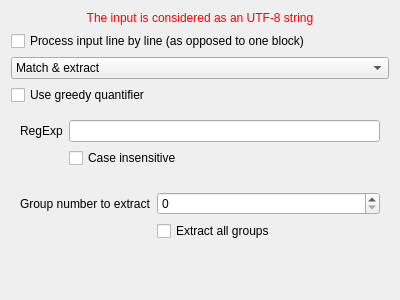
<?xml version="1.0" encoding="UTF-8"?>
<ui version="4.0">
<comment>
  * Released as open source by NCC Group Plc - http://www.nccgroup.com/
  *
  * Developed by Gabriel Caudrelier, gabriel dot caudrelier at nccgroup dot com
  *
  * https://github.com/nccgroup/pip3line
  *
  * Released under AGPL see LICENSE for more information
</comment>
 <class>RegularExpWidget</class>
 <widget class="QWidget" name="RegularExpWidget">
  <property name="geometry">
   <rect>
    <x>0</x>
    <y>0</y>
    <width>400</width>
    <height>300</height>
   </rect>
  </property>
  <property name="windowTitle">
   <string>Form</string>
  </property>
  <layout class="QVBoxLayout" name="verticalLayout">
   <item>
    <widget class="QLabel" name="label">
     <property name="styleSheet">
      <string notr="true">QLabel { color : red; }</string>
     </property>
     <property name="text">
      <string>The input is considered as an UTF-8 string</string>
     </property>
     <property name="alignment">
      <set>Qt::AlignCenter</set>
     </property>
    </widget>
   </item>
   <item>
    <widget class="QCheckBox" name="lineByLineCheckBox">
     <property name="text">
      <string>Process input line by line (as opposed to one block)</string>
     </property>
    </widget>
   </item>
   <item>
    <widget class="QComboBox" name="typeComboBox">
     <item>
      <property name="text">
       <string>Match &amp; extract</string>
      </property>
     </item>
     <item>
      <property name="text">
       <string>Match &amp; replace</string>
      </property>
     </item>
    </widget>
   </item>
   <item>
    <widget class="QCheckBox" name="greedyCheckBox">
     <property name="text">
      <string>Use greedy quantifier</string>
     </property>
    </widget>
   </item>
   <item>
    <widget class="QWidget" name="regExpWidget" native="true">
     <layout class="QFormLayout" name="formLayout">
      <property name="fieldGrowthPolicy">
       <enum>QFormLayout::ExpandingFieldsGrow</enum>
      </property>
      <item row="1" column="0">
       <widget class="QLabel" name="expLabel">
        <property name="text">
         <string>RegExp</string>
        </property>
       </widget>
      </item>
      <item row="1" column="1">
       <widget class="QLineEdit" name="regExpLineEdit"/>
      </item>
      <item row="2" column="1">
       <widget class="QCheckBox" name="caseCheckBox">
        <property name="text">
         <string>Case insensitive</string>
        </property>
       </widget>
      </item>
     </layout>
    </widget>
   </item>
   <item>
    <widget class="QStackedWidget" name="actionStackedWidget">
     <widget class="QWidget" name="extractPage">
      <layout class="QFormLayout" name="formLayout_2">
       <item row="0" column="0">
        <widget class="QLabel" name="groupLabel">
         <property name="text">
          <string>Group number to extract</string>
         </property>
        </widget>
       </item>
       <item row="0" column="1">
        <widget class="QSpinBox" name="groupSpinBox"/>
       </item>
       <item row="1" column="1">
        <widget class="QCheckBox" name="allGroupCheckBox">
         <property name="text">
          <string>Extract all groups</string>
         </property>
        </widget>
       </item>
      </layout>
     </widget>
     <widget class="QWidget" name="replacePage">
      <layout class="QFormLayout" name="formLayout_3">
       <item row="0" column="0">
        <widget class="QLabel" name="replaceLabel">
         <property name="text">
          <string>Replace with</string>
         </property>
        </widget>
       </item>
       <item row="0" column="1">
        <widget class="QLineEdit" name="replaceLineEdit"/>
       </item>
      </layout>
     </widget>
    </widget>
   </item>
  </layout>
 </widget>
 <resources/>
 <connections/>
</ui>
